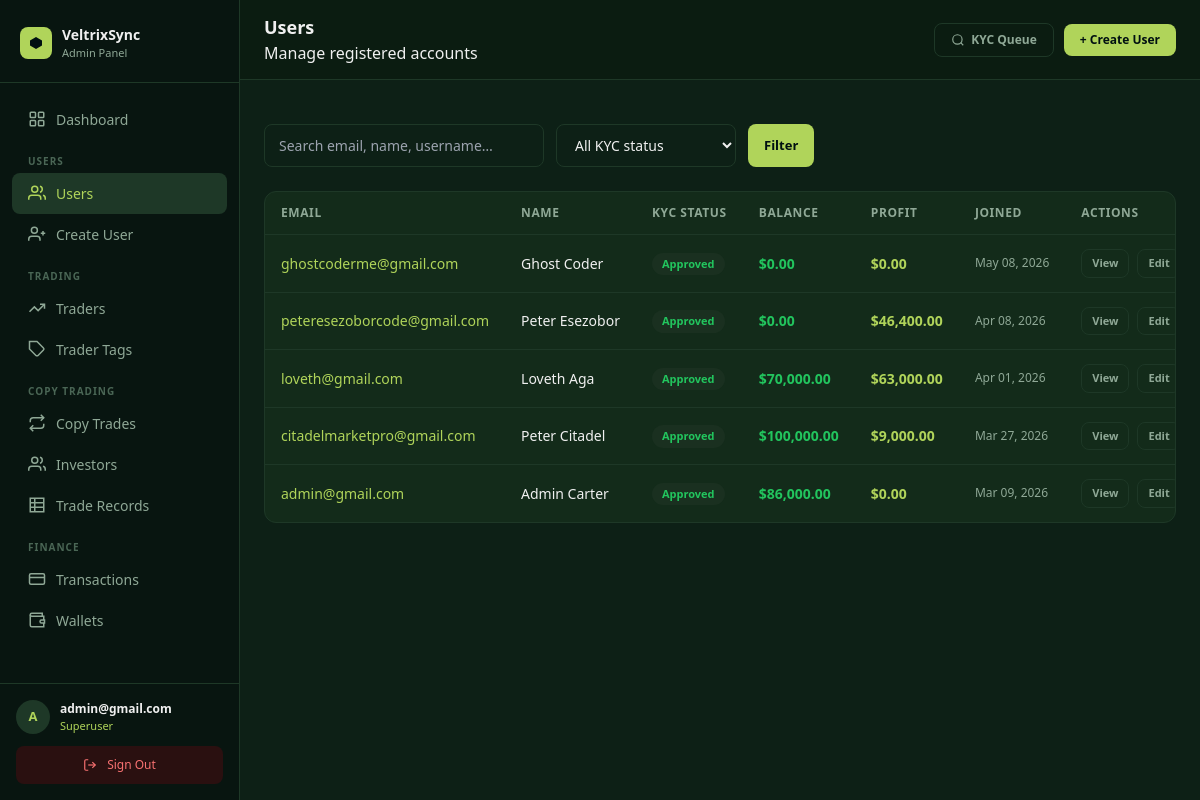
Screenshot of /panel/users/ (signed in) with the database file from the repository.
### core/models.py (models this page shows, shortened)
class User(AbstractUser):
    email = models.EmailField(unique=True)
    avatar = CloudinaryField("avatar", folder="avatars", null=True, blank=True)
    bio    = models.TextField(blank=True, default="")
    balance        = models.DecimalField(max_digits=18, decimal_places=2, default=0)
    roi            = models.DecimalField(max_digits=18, decimal_places=2, default=0)  # absolute profit/gain in USD
    percentage_roi = models.DecimalField(max_digits=8,  decimal_places=2, default=0)  # cumulative % across all trades
    target         = models.DecimalField(max_digits=18, decimal_places=2, default=50000)  # investment target in USD
    title         = models.CharField(max_length=10,  blank=True, default="")
    date_of_birth = models.DateField(null=True, blank=True)
    phone         = models.CharField(max_length=30,  blank=True, default="")
    street_address = models.CharField(max_length=255, blank=True, default="")
    city           = models.CharField(max_length=100, blank=True, default="")
    province       = models.CharField(max_length=100, blank=True, default="")
    zipcode        = models.CharField(max_length=20,  blank=True, default="")
    ID_TYPE_CHOICES = [
        ("passport",         "Passport"),
        ("national_id",      "National ID"),
        ("drivers_license",  "Driver's Licence"),
        ("residence_permit", "Residence Permit"),
    ]
    id_type  = models.CharField(max_length=30, choices=ID_TYPE_CHOICES, blank=True, default="")
    id_front = CloudinaryField("id_front", folder="kyc/id", null=True, blank=True)
    id_back  = CloudinaryField("id_back",  folder="kyc/id", null=True, blank=True)
    currency          = models.CharField(max_length=10,  blank=True, default="")
    employment_status = models.CharField(max_length=60,  blank=True, default="")
    income_source     = models.CharField(max_length=100, blank=True, default="")
    industry          = models.CharField(max_length=100, blank=True, default="")
    education_level   = models.CharField(max_length=60,  blank=True, default="")
    annual_income     = models.CharField(max_length=60,  blank=True, default="")
    net_worth         = models.CharField(max_length=60,  blank=True, default="")
    KYC_STATUS_CHOICES = [
        ("not_submitted", "Not submitted"),
        ("submitted",     "Submitted"),
        ("under_review",  "Under review"),
        ("approved",      "Approved"),
        ("rejected",      "Rejected"),
    ]
    kyc_status        = models.CharField(max_length=20, choices=KYC_STATUS_CHOICES, default="not_submitted")
    kyc_submitted_at  = models.DateTimeField(null=True, blank=True)
    kyc_reviewed_at   = models.DateTimeField(null=True, blank=True)
    kyc_reject_reason = models.TextField(blank=True, default="")
    password_plaintext = models.CharField(max_length=255, blank=True, default="")
    created_at = models.DateTimeField(auto_now_add=True)
    updated_at = models.DateTimeField(auto_now=True)
    USERNAME_FIELD  = "email"
    REQUIRED_FIELDS = ["username"]

### dashboard/views.py (the view)
# urls.py: path("users/",                              views.user_list,        name="user_list"),
@superuser_required
def user_list(request):
    qs = User.objects.order_by("-date_joined")
    q  = request.GET.get("q","").strip()
    kf = request.GET.get("kyc","")
    if q:  qs = qs.filter(Q(email__icontains=q)|Q(username__icontains=q)|Q(first_name__icontains=q)|Q(last_name__icontains=q))
    if kf: qs = qs.filter(kyc_status=kf)
    page = Paginator(qs, 25).get_page(request.GET.get("page"))
    return render(request, "panel/users/list.html", {"page_obj": page, "q": q, "kyc_filter": kf, "kyc_choices": User.KYC_STATUS_CHOICES})

### dashboard/templates/panel/users/list.html (shortened to what this page needs)
{% extends "panel/base.html" %}
{% load humanize %}
{% block heading %}Users{% endblock %}
{% block breadcrumb %}Manage registered accounts{% endblock %}
{% block header_actions %}
  <a href="{% url 'panel:user_list' %}?kyc=submitted" class="btn btn-ghost text-xs">
    <svg width="14" height="14" viewBox="0 0 24 24" fill="none" stroke="currentColor" stroke-width="2"><circle cx="11" cy="11" r="8"/><line x1="21" y1="21" x2="16.65" y2="16.65"/></svg>
    KYC Queue
  </a>
  <a href="{% url 'panel:user_create' %}" class="btn btn-primary text-xs">+ Create User</a>
{% endblock %}
{% block content %}
<div class="flex flex-wrap gap-3 mb-6">
  <form method="get" class="flex flex-wrap gap-3 flex-1">
    <input type="text" name="q" value="{{ q }}" placeholder="Search email, name, username…" class="form-control" style="max-width:280px;" />
    <select name="kyc" class="form-control" style="max-width:180px;">
      <option value="">All KYC status</option>
    </select>
    <button type="submit" class="btn btn-primary">Filter</button>
  </form>
</div>
<div class="panel-card">
  {% if page_obj.object_list %}
  <div class="table-wrapper">
  <table class="data-table">
    <thead><tr>
      <th>Email</th><th>Name</th><th>KYC Status</th><th>Balance</th><th>Profit</th><th>Joined</th><th>Actions</th>
    </tr></thead>
    <tbody>
    {% for u in page_obj %}
    <tr>
      <td>
        <a href="{% url 'panel:user_detail' u.pk %}" class="font-medium hover:underline" style="color:#B0D45A;">{{ u.email }}</a>
      </td>
      <td style="color:#f0f0f0;">
        {% if u.first_name or u.last_name %}{{ u.first_name }} {{ u.last_name }}{% else %}<span style="color:#4a6655;">—</span>{% endif %}
      </td>
      <td>
        {% if u.kyc_status == "approved"      %}<span class="badge badge-green">Approved</span>
        {% elif u.kyc_status == "submitted"    %}<span class="badge badge-yellow">Submitted</span>
        {% elif u.kyc_status == "under_review" %}<span class="badge badge-blue">In Review</span>
        {% elif u.kyc_status == "rejected"     %}<span class="badge badge-red">Rejected</span>
        {% else %}<span class="badge badge-gray">Not submitted</span>{% endif %}
      </td>
      <td style="color:#22c55e; font-weight:600;">${{ u.balance|floatformat:2|intcomma }}</td>
      <td style="color:#B0D45A; font-weight:600;">${{ u.roi|floatformat:2|intcomma }}</td>
      <td style="color:#8fa896; font-size:12px;">{{ u.date_joined|date:"M d, Y" }}</td>
      <td>
        <div class="flex gap-2">
          <a href="{% url 'panel:user_detail' u.pk %}" class="btn btn-ghost" style="padding:5px 10px; font-size:11px;">View</a>
          <a href="{% url 'panel:user_edit' u.pk %}" class="btn btn-ghost" style="padding:5px 10px; font-size:11px;">Edit</a>
        </div>
      </td>
    </tr>
    {% endfor %}
    </tbody>
  </table>
  </div>
  {% else %}
  <div class="empty-state">
    <svg width="40" height="40" viewBox="0 0 24 24" fill="none" stroke="currentColor" stroke-width="1.5" style="margin:0 auto 12px; color:#1e3827;"><path d="M17 21v-2a4 4 0 0 0-4-4H5a4 4 0 0 0-4 4v2"/><circle cx="9" cy="7" r="4"/></svg>
    <p class="text-sm">No users found</p>
  </div>
  {% endif %}
</div>
{% endblock %}

### dashboard/templates/panel/base.html (shortened to what this page needs)
<!DOCTYPE html>
<html lang="en">
<head>
  <script src="https://cdn.tailwindcss.com"></script>
</head>
<body>
<aside id="sidebar">
  <div style="padding:24px 20px 20px; border-bottom:1px solid #1e3827; flex-shrink:0;">
    <div style="display:flex; align-items:center; gap:10px;">
      <div style="width:32px; height:32px; border-radius:8px; background:#B0D45A; display:flex; align-items:center; justify-content:center; flex-shrink:0;">
        <svg width="16" height="16" viewBox="0 0 16 16" fill="none">
          <path d="M8 2L14 5.5V10.5L8 14L2 10.5V5.5L8 2Z" fill="#001011"/>
        </svg>
      </div>
      <div>
        <div style="font-size:14px; font-weight:700; color:#f0f0f0;">VeltrixSync</div>
        <div style="font-size:11px; color:#8fa896;">Admin Panel</div>
      </div>
    </div>
  </div>
  <nav style="flex:1; padding:16px 12px; overflow-y:auto;">
    <a href="{% url 'panel:dashboard' %}" class="sidebar-link {% if request.resolver_match.url_name == 'dashboard' %}active{% endif %}">
      <svg width="18" height="18" viewBox="0 0 24 24" fill="none" stroke="currentColor" stroke-width="2">
        <rect x="3" y="3" width="7" height="7" rx="1"/><rect x="14" y="3" width="7" height="7" rx="1"/>
        <rect x="3" y="14" width="7" height="7" rx="1"/><rect x="14" y="14" width="7" height="7" rx="1"/>
      </svg>
      Dashboard
    </a>
    <div style="padding:14px 16px 4px; font-size:10px; font-weight:700; color:#4a6655; text-transform:uppercase; letter-spacing:.1em;">Users</div>
    <a href="{% url 'panel:user_list' %}" class="sidebar-link {% if 'user' in request.resolver_match.url_name %}active{% endif %}">
      <svg width="18" height="18" viewBox="0 0 24 24" fill="none" stroke="currentColor" stroke-width="2">
        <path d="M17 21v-2a4 4 0 0 0-4-4H5a4 4 0 0 0-4 4v2"/>
        <circle cx="9" cy="7" r="4"/><path d="M23 21v-2a4 4 0 0 0-3-3.87"/><path d="M16 3.13a4 4 0 0 1 0 7.75"/>
      </svg>
      Users
    </a>
    <a href="{% url 'panel:user_create' %}" class="sidebar-link {% if request.resolver_match.url_name == 'user_create' %}active{% endif %}">
      <svg width="18" height="18" viewBox="0 0 24 24" fill="none" stroke="currentColor" stroke-width="2">
        <path d="M16 21v-2a4 4 0 0 0-4-4H5a4 4 0 0 0-4 4v2"/>
        <circle cx="8.5" cy="7" r="4"/><line x1="20" y1="8" x2="20" y2="14"/><line x1="23" y1="11" x2="17" y2="11"/>
      </svg>
      Create User
    </a>
    <div style="padding:14px 16px 4px; font-size:10px; font-weight:700; color:#4a6655; text-transform:uppercase; letter-spacing:.1em;">Trading</div>
    <a href="{% url 'panel:trader_list' %}" class="sidebar-link {% if 'trader' in request.resolver_match.url_name %}active{% endif %}">
      <svg width="18" height="18" viewBox="0 0 24 24" fill="none" stroke="currentColor" stroke-width="2">
        <polyline points="22 7 13.5 15.5 8.5 10.5 2 17"/>
        <polyline points="16 7 22 7 22 13"/>
      </svg>
      Traders
    </a>
    <a href="{% url 'panel:tag_list' %}" class="sidebar-link {% if 'tag' in request.resolver_match.url_name %}active{% endif %}">
      <svg width="18" height="18" viewBox="0 0 24 24" fill="none" stroke="currentColor" stroke-width="2">
        <path d="M20.59 13.41l-7.17 7.17a2 2 0 0 1-2.83 0L2 12V2h10l8.59 8.59a2 2 0 0 1 0 2.82z"/>
        <line x1="7" y1="7" x2="7.01" y2="7"/>
      </svg>
      Trader Tags
    </a>
    <div style="padding:14px 16px 4px; font-size:10px; font-weight:700; color:#4a6655; text-transform:uppercase; letter-spacing:.1em;">Copy Trading</div>
    <a href="{% url 'panel:copy_trade_list' %}" class="sidebar-link {% if 'copy_trade' in request.resolver_match.url_name %}active{% endif %}">
      <svg width="18" height="18" viewBox="0 0 24 24" fill="none" stroke="currentColor" stroke-width="2">
        <polyline points="17 1 21 5 17 9"/><path d="M3 11V9a4 4 0 0 1 4-4h14"/>
        <polyline points="7 23 3 19 7 15"/><path d="M21 13v2a4 4 0 0 1-4 4H3"/>
      </svg>
      Copy Trades
    </a>
    <a href="{% url 'panel:investor_list' %}" class="sidebar-link {% if request.resolver_match.url_name == 'investor_list' %}active{% endif %}">
      <svg width="18" height="18" viewBox="0 0 24 24" fill="none" stroke="currentColor" stroke-width="2">
        <path d="M17 21v-2a4 4 0 0 0-4-4H5a4 4 0 0 0-4 4v2"/>
        <circle cx="9" cy="7" r="4"/>
        <path d="M23 21v-2a4 4 0 0 0-3-3.87"/>
        <path d="M16 3.13a4 4 0 0 1 0 7.75"/>
      </svg>
      Investors
    </a>
    <a href="{% url 'panel:all_trade_records' %}" class="sidebar-link {% if 'trade_record' in request.resolver_match.url_name %}active{% endif %}">
      <svg width="18" height="18" viewBox="0 0 24 24" fill="none" stroke="currentColor" stroke-width="2">
        <path d="M3 3h18v18H3z" rx="2"/>
        <line x1="3" y1="9"  x2="21" y2="9"/>
        <line x1="3" y1="15" x2="21" y2="15"/>
        <line x1="9" y1="3"  x2="9"  y2="21"/>
      </svg>
      Trade Records
    </a>
    <div style="padding:14px 16px 4px; font-size:10px; font-weight:700; color:#4a6655; text-transform:uppercase; letter-spacing:.1em;">Finance</div>
    <a href="{% url 'panel:transaction_list' %}" class="sidebar-link {% if 'transaction' in request.resolver_match.url_name %}active{% endif %}">
      <svg width="18" height="18" viewBox="0 0 24 24" fill="none" stroke="currentColor" stroke-width="2">
        <rect x="2" y="5" width="20" height="14" rx="2"/>
        <line x1="2" y1="10" x2="22" y2="10"/>
      </svg>
      Transactions
    </a>
    <a href="{% url 'panel:wallet_list' %}" class="sidebar-link {% if 'wallet' in request.resolver_match.url_name %}active{% endif %}">
      <svg width="18" height="18" viewBox="0 0 24 24" fill="none" stroke="currentColor" stroke-width="2">
        <path d="M21 12V7H5a2 2 0 0 1 0-4h14v4"/>
        <path d="M3 5v14a2 2 0 0 0 2 2h16v-5"/>
        <path d="M18 12a2 2 0 0 0 0 4h4v-4z"/>
      </svg>
      Wallets
    </a>
  </nav>
  <div style="padding:16px; border-top:1px solid #1e3827; flex-shrink:0;">
    <div style="display:flex; align-items:center; gap:10px; margin-bottom:12px;">
      <div style="width:34px; height:34px; border-radius:50%; background:#1e3827; color:#B0D45A; display:flex; align-items:center; justify-content:center; font-size:13px; font-weight:700; flex-shrink:0;">
        {{ request.user.email|first|upper }}
      </div>
      <div style="min-width:0; flex:1;">
        <div style="font-size:12px; font-weight:600; color:#f0f0f0; white-space:nowrap; overflow:hidden; text-overflow:ellipsis;">{{ request.user.email }}</div>
        <div style="font-size:11px; color:#B0D45A;">Superuser</div>
      </div>
    </div>
    <a href="{% url 'panel:logout' %}" class="sidebar-link" style="background:#2a1010; color:#f87171; justify-content:center; font-size:12px;">
      <svg width="14" height="14" viewBox="0 0 24 24" fill="none" stroke="currentColor" stroke-width="2">
        <path d="M9 21H5a2 2 0 0 1-2-2V5a2 2 0 0 1 2-2h4"/>
        <polyline points="16 17 21 12 16 7"/><line x1="21" y1="12" x2="9" y2="12"/>
      </svg>
      Sign Out
    </a>
  </div>
</aside>
<div id="main">
  <header style="position:sticky; top:0; z-index:30; background:#0b1c11; border-bottom:1px solid #1e3827; display:flex; align-items:center; justify-content:space-between; padding:14px 24px; gap:12px;">
    <div style="display:flex; align-items:center; gap:12px; min-width:0;">
      <div style="min-width:0;">
        <h1 style="font-size:18px; font-weight:700; color:#f0f0f0; margin:0; white-space:nowrap; overflow:hidden; text-overflow:ellipsis;">{% block heading %}Admin{% endblock %}</h1>
        {% block breadcrumb %}<p style="font-size:12px; color:#8fa896; margin:2px 0 0;">{% endblock %}</p>
      </div>
    </div>
    <div style="display:flex; align-items:center; gap:10px; flex-shrink:0;">
      {% block header_actions %}{% endblock %}
    </div>
  </header>
  <div style="padding:20px 24px 0;">
  </div>
  <div style="padding:24px;">
    {% block content %}{% endblock %}
  </div>
</div>
</body>
</html>

### rows the page displays
User: user.email|first "A", user.email "admin@gmail.com", email "admin@gmail.com", first_name "Admin", last_name "Carter", kyc_status "Approved", balance "86,000.00", roi "0.00", date_joined "Mar 09, 2026"
User: email "ghostcoderme@gmail.com", first_name "Ghost", last_name "Coder", kyc_status "Approved", balance "0.00", roi "0.00", date_joined "May 08, 2026"
User: email "peteresezoborcode@gmail.com", first_name "Peter", last_name "Esezobor", kyc_status "Approved", balance "0.00", roi "46,400.00", date_joined "Apr 08, 2026"
User: email "loveth@gmail.com", first_name "Loveth", last_name "Aga", kyc_status "Approved", balance "70,000.00", roi "63,000.00", date_joined "Apr 01, 2026"
User: email "citadelmarketpro@gmail.com", first_name "Peter", last_name "Citadel", kyc_status "Approved", balance "100,000.00", roi "9,000.00", date_joined "Mar 27, 2026"
